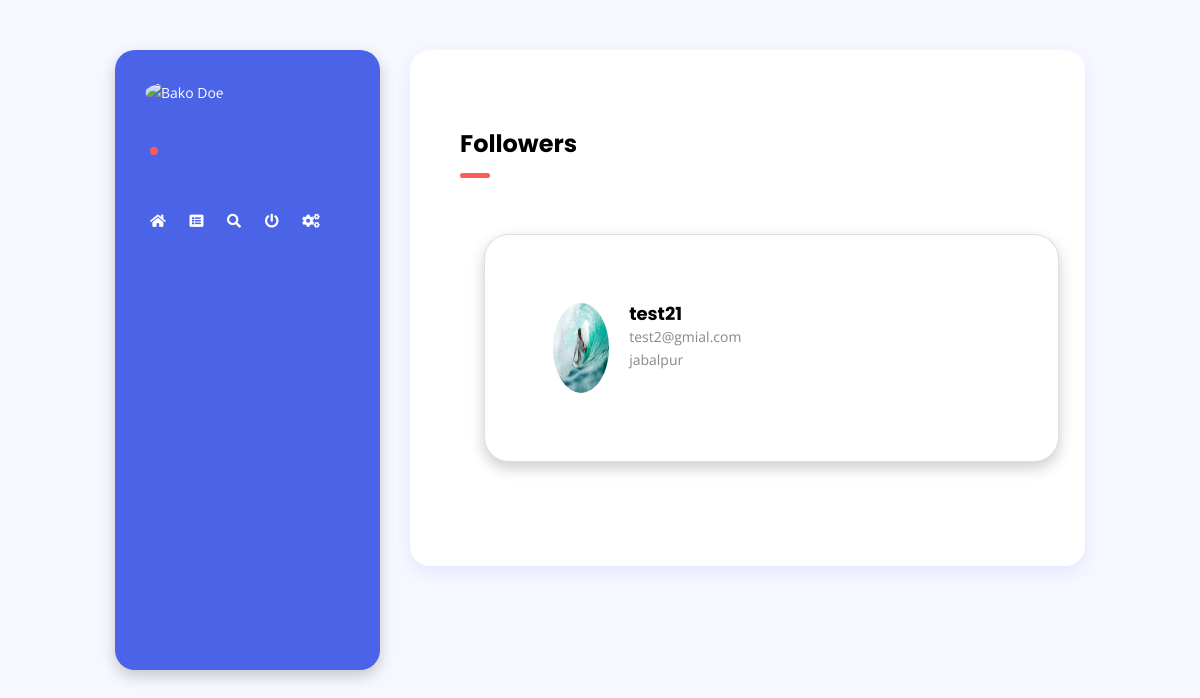
The app's page /user/test1/followers with its own data.
### users/models.py (models this page shows, shortened)
class Follow(models.Model):
    user = models.ForeignKey(User, on_delete=models.CASCADE)
    follow_user = models.ForeignKey(User, related_name='follow_user', on_delete=models.CASCADE)
    date = models.DateTimeField(auto_now_add=True)

class Profile(models.Model):
    GENDER_CHOICES = (
        ('male','male'),
        ('female','female'),
        ('other','other'),
    )
    user = models.OneToOneField(User, on_delete=models.CASCADE)
    name = models.CharField(max_length=150, null=False, blank=False,default="")
    image = models.ImageField(upload_to='image',default='default.jpg', null=True, blank=True)
    field = models.CharField(max_length=100,null=True,blank=True)
    age = models.IntegerField(null=True, blank=True)
    phone_no = models.CharField(validators=[RegexValidator("^0?[5-9]{1}\d{9}$")], max_length=51, null=True, blank=True)
    location = models.CharField(max_length=200,null=True)
    about = models.CharField(max_length=300,null=True)
    gender = models.CharField(choices=GENDER_CHOICES, max_length=50,null=True,blank=True)

### employee/views.py (the view)
# urls.py: path('user/<str:username>/followers', FollowersListView.as_view(), name='followers'),
class FollowersListView(ListView):
    model = Follow
    template_name = 'employee/follow.html'
    context_object_name = 'follows'
    def visible_user(self):
        return get_object_or_404(User, username=self.kwargs.get('username'))
    def get_queryset(self):
        user = self.visible_user()
        return Follow.objects.filter(follow_user=user).order_by('-date')
    def get_context_data(self, *, object_list=None, **kwargs):
        data = super().get_context_data(**kwargs)
        data['follow'] = 'followers'
        return data

### templates/employee/follow.html
{% extends 'employee/create_base.html' %}
{% load static %}
{% block content %}
<main class="content float-right">
    <section id="follow" class="shadow-blue white-bg padding"  style="margin-top: 0">
        {% if follow == 'follows' %}
            <div>
                <h3 style="float: left; display: inline;" class="section-title">Following</h3>
            </div>
            <div class="spacer" data-height="80"></div>
            <div class="row">
                {% for follow in follows %}
                <div class="col-sm-12 m-4">
                    <div class="card hoverable p-5 shadow-dark white-bg " style="border-radius: 25px;">
                        <div class="card-body">
                            <div class="row">
                                <div class="col-sm-2">
                                    <img  style=" height:90px; width:90px; border-radius: 50%;" src="{{follow.follow_user.profile.image.url}}" />
                                </div>
                                <div class="col-sm-8">
                                    <h4 style="margin: 0px;"><a href="{% url 'user_profile' follow.follow_user.profile.user.username %}">{{follow.follow_user.profile.user.username}}</a></h4>
                                    <p style="margin: 0px;">{{follow.follow_user.profile.user.email}}</p>
                                    <p style="margin: 0px;">{{follow.follow_user.profile.location}}</p>
                                </div>
                            </div>
                        </div>
                    </div>
                </div>
                {% endfor %}
            </div>
        {% else %}
            <div>
                <h3 style="float: left; display: inline;" class="section-title">Followers</h3>
            </div>
            <div class="spacer" data-height="80"></div>
            <div class="row">
                {% for follow in follows %}
                <div class="col-sm-12 m-4">
                    <div class="card hoverable p-5 shadow-dark white-bg " style="border-radius: 25px;">
                        <div class="card-body">
                            <div class="row">
                                <div class="col-sm-2">
                                    <img  style=" height:90px; width:90px; border-radius: 50%;" src="{{follow.user.profile.image.url}}" />
                                </div>
                                <div class="col-sm-8">
                                    <h4 style="margin: 0px;"><a href="{% url 'user_profile' follow.user.username %}">{{follow.user.username}}</a></h4>
                                    <p style="margin: 0px;">{{follow.user.email}}</p>
                                    <p style="margin: 0px;">{{follow.user.profile.location}}</p>
                                </div>
                            </div>
                        </div>
                    </div>
                </div>
                {% endfor %}
            </div>
        {% endif %}
    </section>
</main>
{% endblock %}

### static/css/style.css (style rules this page uses)
body { color: #888; background-color: #F6F7FF; font-family: "Open Sans", sans-serif; font-size: 14px; line-height: 1.7; overflow-x: hidden; }
img { max-width: 100%; height: auto; }
h1, h2, h3, h4, h5, h6 { color: #000; font-family: "Poppins", sans-serif; font-weight: 700; margin: 20px 0; }
h3 { font-size: 24px; }
h4 { font-size: 18px; }
a { color: #000; outline: 0; -webkit-transition: all 0.3s ease-in-out; -moz-transition: all 0.3s ease-in-out; transition: all 0.3s ease-in-out; }
.row { margin-right: -10px; margin-left: -10px; }
.col, .col-1, .col-10, .col-11, .col-12, .col-2, .col-3, .col-4, .col-5, .col-6, .col-7, .col-8, .col-9, .col-auto, .col-lg, .col-lg-1, .col-lg-10, .col-lg-11, .col-lg-12, .col-lg-2, .col-lg-3, .col-lg-4, .col-lg-5, .col-lg-6, .col-lg-7, .col-lg-8, .col-lg-9, .col-lg-auto, .col-md, .col-md-1, .col-md-10, .col-md-11, .col-md-12, .col-md-2, .col-md-3, .col-md-4, .col-md-5, .col-md-6, .col-md-7, .col-md-8, .col-md-9, .col-md-auto, .col-sm, .col-sm-1, .col-sm-10, .col-sm-11, .col-sm-12, .col-sm-2, .col-sm-3, .col-sm-4, .col-sm-5, .col-sm-6, .col-sm-7, .col-sm-8, .col-sm-9, .col-sm-auto, .col-xl, .col-xl-1, .col-xl-10, .col-xl-11, .col-xl-12, .col-xl-2, .col-xl-3, .col-xl-4, .col-xl-5, .col-xl-6, .col-xl-7, .col-xl-8, .col-xl-9, .col-xl-auto { padding-right: 10px; padding-left: 10px; }
main.content { margin-top: 50px; margin-bottom: 50px; width: 875px; -webkit-transform: translateX(0); -moz-transform: translateX(0); -ms-transform: translateX(0); -o-transform: translateX(0); transform: translateX(0); -webkit-transition: all 0.3s ease-in-out; -moz-transition: all 0.3s ease-in-out; transition: all 0.3s ease-in-out; }
section { border-radius: 20px; position: relative; overflow: hidden; margin-top: 50px; }
section.white-bg { background: #FFF; }
section.padding { padding: 80px 50px; }
.section-title { margin: 0; }
.section-title:after { content: ""; background: #FF5959; border-radius: 25px; display: block; height: 5px; margin-top: 14px; width: 30px; }
.shadow-blue { -webkit-box-shadow: 0px 6px 15px 0px rgba(74, 99, 231, 0.1); -moz-box-shadow: 0px 6px 15px 0px rgba(74, 99, 231, 0.1); box-shadow: 0px 6px 15px 0px rgba(74, 99, 231, 0.1); }
.shadow-dark { -webkit-box-shadow: 0px 6px 15px 0px rgba(0, 0, 0, 0.2); -moz-box-shadow: 0px 6px 15px 0px rgba(0, 0, 0, 0.2); box-shadow: 0px 6px 15px 0px rgba(0, 0, 0, 0.2); }
@media (max-width: 1200px) and (min-width: 991px) { main.content { width: 675px; } }

### records on screen
Follow: user.profile.image (picture), user.username "test21", user.email "test2@gmial.com", user.profile.location "jabalpur"
